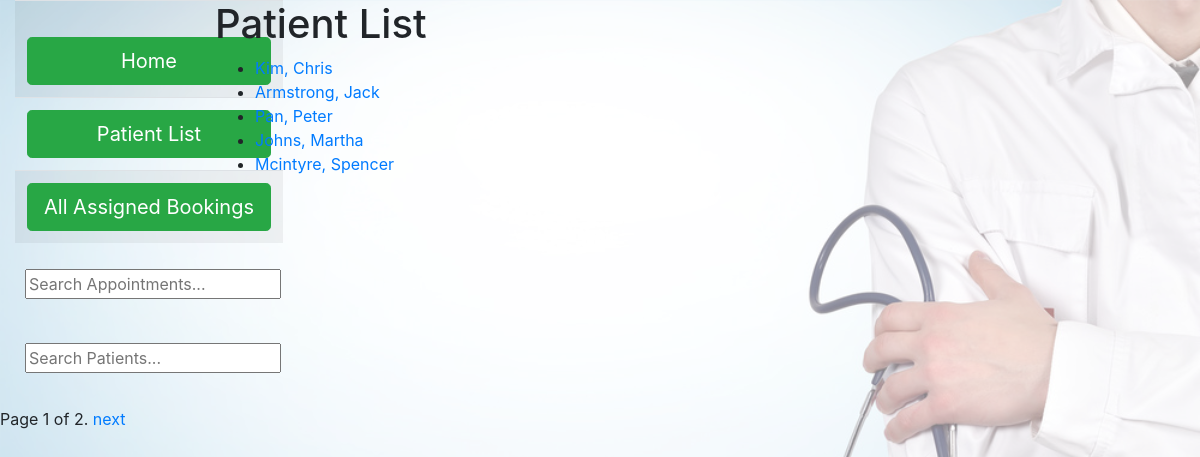
Page /accounts/staff/patients/ (signed in) on the committed database.
### accounts/models.py (models this page shows, shortened)
class Patient(models.Model):
    user = models.OneToOneField(User, on_delete=models.CASCADE, primary_key=True)
    insurance_number = models.CharField(max_length=10, validators=[MinLengthValidator(10),insurance_validator], null=False)

class User(AbstractUser):
    first_name = models.CharField(max_length=20, null=False)
    last_name = models.CharField(max_length=20, null=False)
    DoB = models.DateTimeField(max_length=100, null=True)
    phone_number = models.CharField(max_length=10, null=True,validators=[phone_validator])
    email = models.EmailField(max_length=100, null=True)

### accounts/views.py (the view)
# urls.py: path('staff/patients/', views.PatientListView.as_view(), name='patient-list'),
class PatientListView(generic.ListView):
    model = Patient
    template_name = 'staff_patients.html'
    context_object_name = 'patient_list_obj'  # name for the list as a template variable
    paginate_by = 5
    def get_context_data(self, **kwargs):
        context = super(PatientListView, self).get_context_data(**kwargs)
        role = getRole(self.request)
        context['role'] = role
        context['firstname'] = self.request.user.first_name
        context['lastname'] = self.request.user.last_name
        return context

### accounts/views.py (called while the page is built)
def getRole(request):
    current_user = User.objects.get(username=request.user.username)
    if Staff.objects.filter(pk=current_user).exists():
        staff_object = Staff.objects.get(pk=current_user)
        return staff_object.role
    return None

### accounts/templates/staff_patients.html
{% extends "staff_base.html" %}
{% block content %}
    <h1>Patient List</h1>
    {% if patient_list_obj %}
    <ul>
      {% for patient in patient_list_obj %}
      <li>
        <a href="{% url 'patient-detail' patient.pk %}">{{patient.user.last_name}}, {{patient.user.first_name}}</a>
      </li>
      {% endfor %}
    </ul>
    {% else %}
      <p>I can't seem to find any patients, everyone is healthy :-).</p>
    {% endif %}
{% endblock %}

### accounts/templates/staff_base.html (shortened to what this page needs)
<!DOCTYPE html>
<html lang="en">
<head>
  <link rel="stylesheet" href="https://stackpath.bootstrapcdn.com/bootstrap/4.1.3/css/bootstrap.min.css">
  {% load static %}
  <link rel="stylesheet" href="{% static 'css/staff.css' %}">
</head>
<body>
  <div class="container-fluid">
    <div class="row">
      <div class="col-sm-2">
        {% block sidebar %}
        <table class="table table-striped">
         <tr>
            <td>
              <br>
              <a class="btn btn-success btn-lg btn-block" href="{% url 'home' %}">Home</a>
            </td>
        </tr>
        <tr>
          <td>
            <a class="btn btn-success btn-lg btn-block" href="{% url 'patient-list' %}">Patient List</a>
          </td>
        </tr>
        {% if user.is_authenticated %}
          {% if role == "receptionist" %}
            <tr>
              <td>
                <a class="btn btn-success btn-lg btn-block" href="{% url 'bookings:receptionist-list' %}">Bookings List</a>
              </td>
            </tr>
            <tr>
              <td>
                <a class="btn btn-success btn-lg btn-block" href="{% url 'add-patient' %}">Add Patient</a>
              </td>
            </tr>
          {% elif role == "dentist" %}
            <tr>
              <td>
                <a class="btn btn-success btn-lg btn-block" href="{% url 'bookings:staff-booking' %}">All Bookings</a>
              </td>
            </tr>
          {% else %}
            <tr>
              <td>
                <a class="btn btn-success btn-lg btn-block" href="{% url 'bookings:staff-booking' %}">All Assigned Bookings</a>
              </td>
            </tr>
          {% endif %}
        {% endif %}
        </table>
        {% if user.is_authenticated %}
          {% if role == "receptionist" %}
            <div class="search-booking-bar">
              <form action="{% url 'search_receptionist' %}" method="get">
                <input name="q" type="text" placeholder="Search All Bookings...">
            </form>
            <br>
            </div>
          {% else %}
            <div class="search-appointment-bar">
              <form action="{% url 'search_staff' %}" method="get">
                <input  name="q" type="text" placeholder="Search Appointments...">
              </form>
              <br>
            </div>
          {% endif %}
          <div class="search-patient-bar">
            <form action="{% url 'search_people' %}" method="get">
              <input name="q" type="text" placeholder="Search Patients...">
            </form>
            <br>
          </div>
        {% endif %}
        {% endblock %}
      </div>
      <div class="col-sm-10 ">{% block content %}{% endblock %}</div>
      {% block pagination %}
        {% if is_paginated %}
            <div class="pagination">
                <span class="page-links">
                    <span class="page-current">
                        Page {{ page_obj.number }} of {{ page_obj.paginator.num_pages }}.
                    </span>
                    {% if page_obj.has_next %}
                        <a href="{{ request.path }}?page={{ page_obj.next_page_number }}">next</a>
                    {% endif %}
                </span>
            </div>
        {% endif %}
      {% endblock %}
    </div>
  </div>
</body>
</html>

### accounts/static/css/staff.css (style rules this page uses)
body { background-image: url('verification-image.png'); background-size: cover; }
.search-appointment-bar { padding: 10px; }
.search-patient-bar { padding: 10px; }

### rows in the picture
Patient: user.last_name "Kim", user.first_name "Chris"
Patient: user.last_name "Armstrong", user.first_name "Jack"
Patient: user.last_name "Pan", user.first_name "Peter"
Patient: user.last_name "Johns", user.first_name "Martha"
Patient: user.last_name "Mcintyre", user.first_name "Spencer"

### other values in the picture
{{ page_obj.number }} "1"
{{ page_obj.paginator.num_pages }} "2"
